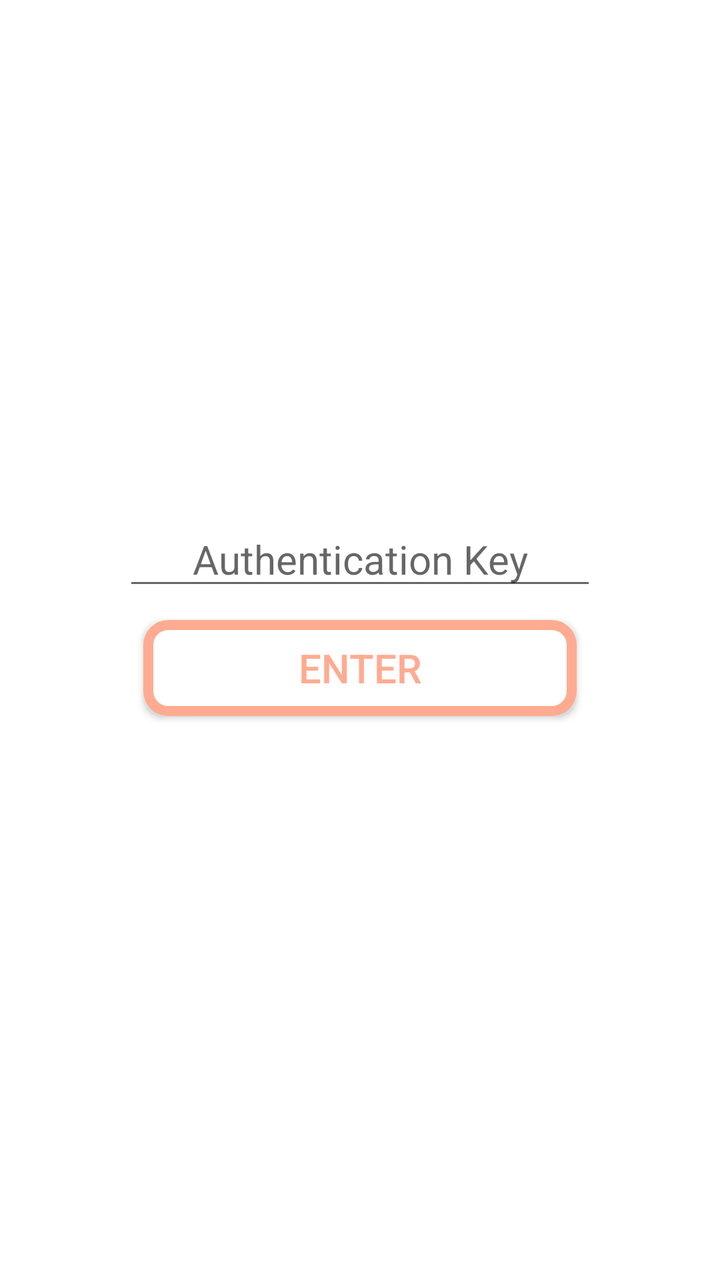
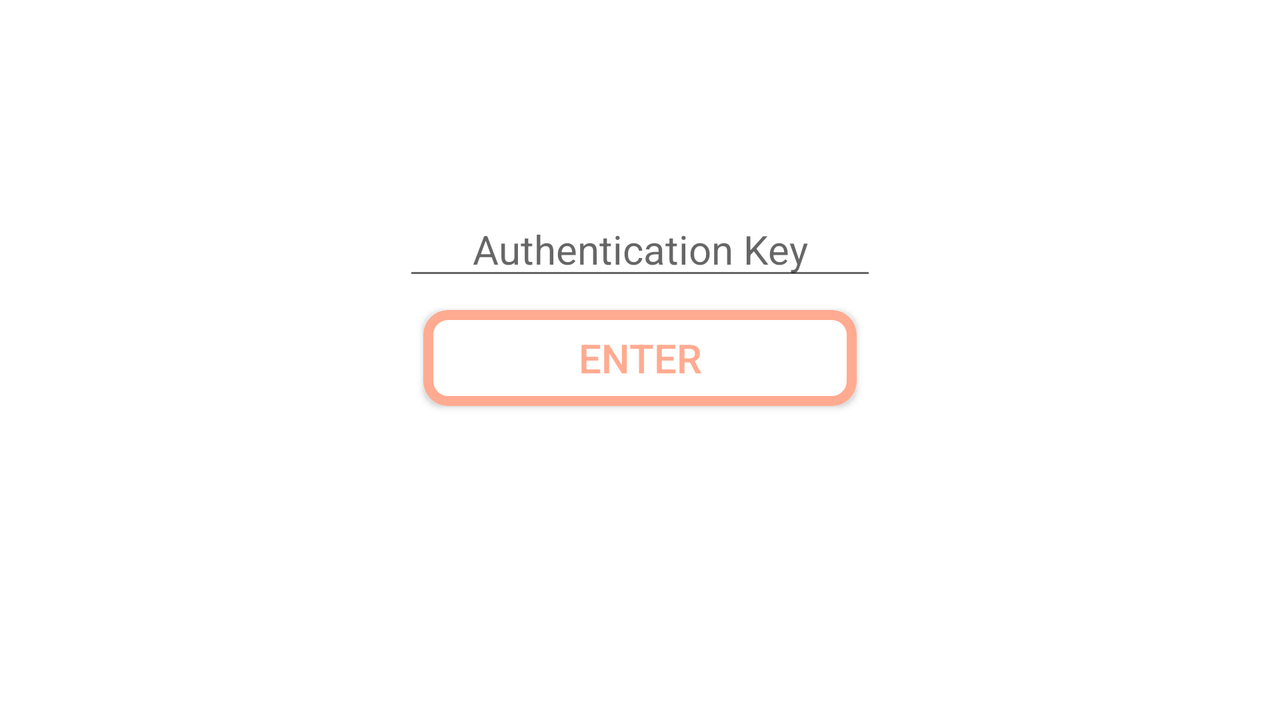

First picture: res/layout/ on a phone held upright. Second picture: the repository's own variant of that layout, on a device whose configuration matches the variant's folder. Source for both follows.
<!-- AndroidManifest.xml: application theme AppTheme -->
<!-- res/layout/activity_enter_auth_key.xml -->
<?xml version="1.0" encoding="utf-8"?>
<androidx.constraintlayout.widget.ConstraintLayout xmlns:android="http://schemas.android.com/apk/res/android"
    xmlns:app="http://schemas.android.com/apk/res-auto"
    xmlns:tools="http://schemas.android.com/tools"
    android:layout_width="match_parent"
    android:layout_height="match_parent"
    android:background="#FFFFFF"
    tools:context=".activities.EnterAuthKey">

    <Button
        android:id="@+id/enterBtn"
        android:layout_width="0dp"
        android:layout_height="wrap_content"
        android:layout_margin="10dp"
        android:layout_marginTop="10dp"
        android:background="@drawable/custom_buttons"
        android:padding="8dp"
        android:text="@string/enter"
        android:textColor="#ffab91"
        android:textSize="20sp"
        app:layout_constraintEnd_toEndOf="@+id/authKeyView"
        app:layout_constraintStart_toStartOf="@+id/authKeyView"
        app:layout_constraintTop_toBottomOf="@+id/authKeyView" />

    <EditText
        android:id="@+id/authKeyView"
        android:layout_width="wrap_content"
        android:layout_height="wrap_content"
        android:autofillHints="Authorization Key"
        android:ems="10"
        android:hint="@string/authentication_key"
        android:inputType="numberPassword"
        android:singleLine="true"
        android:textAlignment="center"
        android:textSize="20sp"
        app:layout_constraintEnd_toEndOf="parent"
        app:layout_constraintStart_toStartOf="parent"
        app:layout_constraintTop_toTopOf="@+id/guideline5" />

    <androidx.constraintlayout.widget.Guideline
        android:id="@+id/guideline5"
        android:layout_width="wrap_content"
        android:layout_height="wrap_content"
        android:orientation="horizontal"
        app:layout_constraintGuide_percent="0.40" />

</androidx.constraintlayout.widget.ConstraintLayout>
<!-- resources referenced by this layout -->
<resources>
  <!-- drawable custom_buttons (drawable) -->
  <?xml version="1.0" encoding="utf-8"?>
  <shape xmlns:android="http://schemas.android.com/apk/res/android" android:shape="rectangle">
      <solid android:color="@color/button"/>
      <corners android:radius="10dp"/>
      <stroke android:color="#ffab91"/>
      <stroke android:width="5dp"/>
  
  </shape>
  <string name="authentication_key">Authentication Key</string>
  <string name="enter">Enter</string>
  <style name="AppTheme" parent="Theme.AppCompat.Light.DarkActionBar">
          
          <item name="colorPrimary">@color/colorPrimary</item>
          <item name="colorPrimaryDark">@color/colorPrimaryDark</item>
          <item name="colorAccent">@color/colorAccent</item>
          <item name="android:windowBackground">@color/windowBackground</item>
      </style>
  <color name="button">#ffffff</color>
  <color name="colorPrimary">#d84315</color>
  <color name="colorPrimaryDark">#bf360c</color>
  <color name="colorAccent">#03DAC5</color>
  <color name="windowBackground">#fbe9e7</color>
</resources>
<!-- res/layout-land/activity_enter_auth_key.xml (the repository's variant of the layout above) -->
<!-- drawn on the phone turned sideways -->
<?xml version="1.0" encoding="utf-8"?>
<androidx.constraintlayout.widget.ConstraintLayout xmlns:android="http://schemas.android.com/apk/res/android"
    xmlns:app="http://schemas.android.com/apk/res-auto"
    xmlns:tools="http://schemas.android.com/tools"
    android:layout_width="match_parent"
    android:layout_height="match_parent"
    android:background="#FFFFFF"
    tools:context=".activities.EnterAuthKey">

    <Button
        android:id="@+id/enterBtn"
        android:layout_width="0dp"
        android:layout_height="wrap_content"
        android:layout_margin="10dp"
        android:layout_marginTop="10dp"
        android:background="@drawable/custom_buttons"
        android:padding="8dp"
        android:text="@string/enter"
        android:textColor="#ffab91"
        android:textSize="20sp"
        app:layout_constraintEnd_toEndOf="@+id/authKeyView"
        app:layout_constraintStart_toStartOf="@+id/authKeyView"
        app:layout_constraintTop_toBottomOf="@+id/authKeyView" />

    <EditText
        android:id="@+id/authKeyView"
        android:layout_width="wrap_content"
        android:layout_height="wrap_content"
        android:autofillHints="Authorization Key"
        android:ems="10"
        android:hint="@string/authentication_key"
        android:inputType="numberPassword"
        android:singleLine="true"
        android:textAlignment="center"
        android:textSize="20sp"
        app:layout_constraintEnd_toEndOf="parent"
        app:layout_constraintStart_toStartOf="parent"
        app:layout_constraintTop_toTopOf="@+id/guideline6" />

    <androidx.constraintlayout.widget.Guideline
        android:id="@+id/guideline6"
        android:layout_width="wrap_content"
        android:layout_height="wrap_content"
        android:orientation="horizontal"
        app:layout_constraintGuide_begin="101dp" />

</androidx.constraintlayout.widget.ConstraintLayout>
